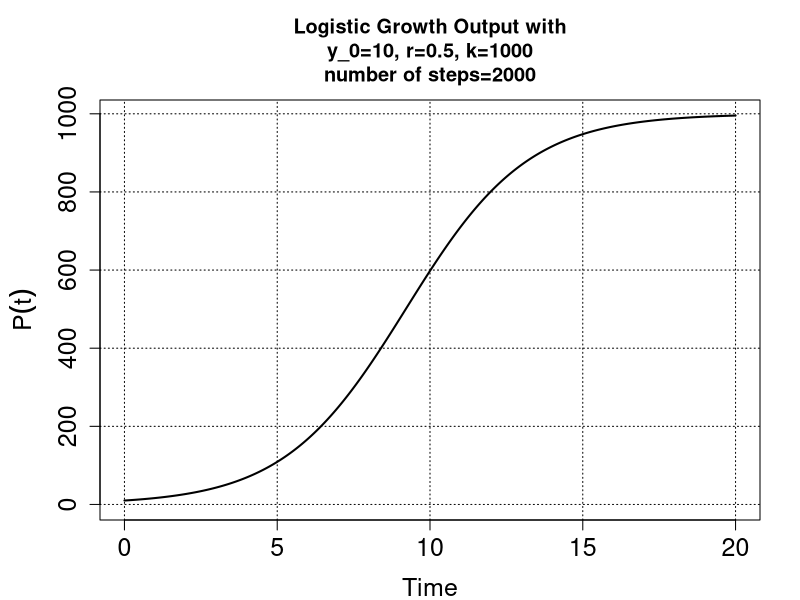

The R source for this figure:
#######################################################################
###  Logistic Growth 
###  Euler's Method: Differential Equation Numerical Solution
###  By Thomas J. Pfaff
###  For The Text Applied Calculus with R
#######################################################################

#######################################################################
#### Code to run Euler's Method and save the results.
#######################################################################

## Define starting values and variables.

t_initial <- 0
t_final <- 20
y_0 <- 10
r <- 0.5
k <- 1000
delta_t <- 0.01

## Set up values for the For Loop.

t <- t_initial
y <- y_0
number_steps <- (t_final-t_initial) / delta_t
t_data <- t # Initializing the time vector with starting value
y_data <- y # Initializing the y or population vector with starting value

## Run the For Loop.

for (i in 1:number_steps){
  y_prime <- r*(1 - y / k)*y  # The Differential equation 
  y <- y_prime*delta_t + y # Microscope equation
  t <- t + delta_t # Increments t to its next value
  t_data[i + 1] <- t # Add new value to the time vector
  y_data[i + 1] <- y # Add new value to the population vector
} 

######################################################################
#### Create a plot of the data. 
######################################################################

par(mar = c(4, 5, 5, 2))
plot(t_data, y_data, ylim = c(0,max(y_data)), type = "l",
     lwd = 2, xlab = "Time", ylab = expression(P(t)),
     cex.lab = 1.5, cex.axis = 1.5)
  title(paste("Logistic Growth Output with\ny_0=", y_0,
              ", r=", r,", k=", k, "\nnumber of steps=", 
              number_steps, sep = ""))
  grid(NULL, NULL, col = "black")

######################################################################
#### Find the final value.
######################################################################

options(digits = 8) # Sets number of digits of output
y_data[length(y_data)]

paste("The value of y at time t=",round(t,1)," is ", 
      y_data[length(y_data)], sep = "")

#######################################################################
#### Run the code below to see the first n values of the data.
#### This is particulalry useful to check work done by hand.
#######################################################################

rows <- 5
head(cbind(t_data, y_data), rows)
